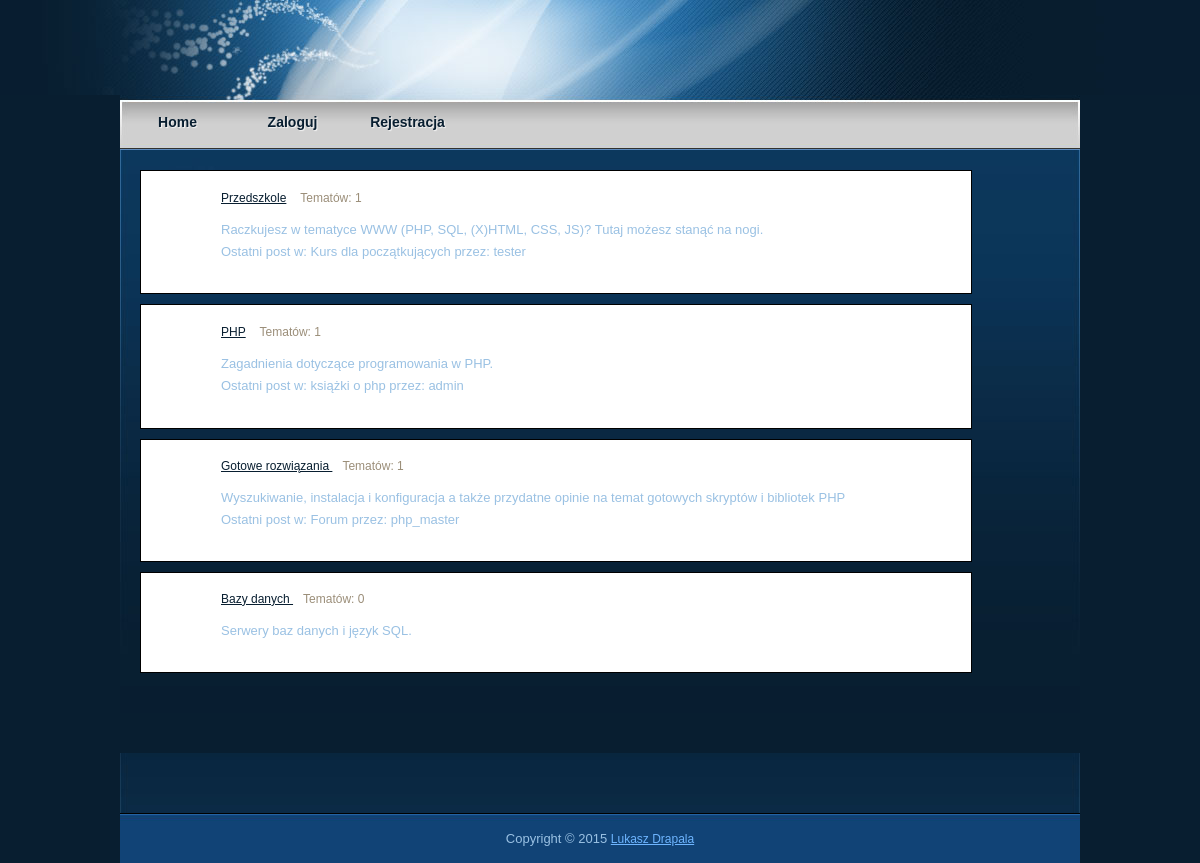
The page / on the database its author committed.
### tables this page shows
CREATE TABLE IF NOT EXISTS `sections` (
`id` int(11) NOT NULL,
  `last_topic_id` int(11) DEFAULT NULL,
  `user_id` int(11) NOT NULL,
  `name` varchar(255) NOT NULL,
  `description` tinytext,
  `amount_topics` smallint(6) DEFAULT '0',
  `is_closed` tinyint(4) NOT NULL DEFAULT '0',
  `created_on` timestamp NOT NULL DEFAULT CURRENT_TIMESTAMP ON UPDATE CURRENT_TIMESTAMP
);

CREATE TABLE IF NOT EXISTS `topics` (
`id` int(11) NOT NULL,
  `section_id` int(11) NOT NULL,
  `last_post_id` int(11) DEFAULT NULL,
  `user_id` int(11) NOT NULL,
  `name` varchar(255) NOT NULL,
  `description` tinytext,
  `amount_posts` smallint(6) DEFAULT '0',
  `is_closed` tinyint(4) NOT NULL DEFAULT '0',
  `created_on` timestamp NOT NULL DEFAULT CURRENT_TIMESTAMP
);

CREATE TABLE IF NOT EXISTS `users` (
`id` int(11) NOT NULL,
  `username` varchar(45) NOT NULL,
  `email` varchar(255) DEFAULT NULL,
  `password` varchar(255) NOT NULL,
  `salt` varchar(12) NOT NULL,
  `amount_posts` smallint(6) DEFAULT '0',
  `created_on` timestamp NOT NULL DEFAULT CURRENT_TIMESTAMP
);

### library/CommonClasses.php (called while the page is built, shortened)
<?php
require_once 'Guard.php';
require_once 'AuthUser.php';
require_once 'Session.php';
$guard = new Guard();
$menu = "";
?>

### library/Session.php (called while the page is built, shortened)
<?php
class Session
{
    public static function get($key, $default = null)
    {
        return $default;
    }
    public static function has($key)
    {
        return array_key_exists($key, $_SESSION);
    }
}

### library/AuthUser.php (called while the page is built, shortened)
<?php
require_once 'Session.php';
class AuthUser
{
    public static function getId()
    {
        $user = self::getUserData();
        return 0;
    }
    private static function getUserData()
    {
        return Session::get("USER", []);
    }
}

### library/Guard.php (called while the page is built, shortened)
<?php
require_once 'AuthUser.php';
class Guard
{
    public function isUserAuthenticated()
    {
        return (AuthUser::getId() !== 0);
    }
}

### library/DatabaseConnection.php (called while the page is built, shortened)
<?php
class DatabaseConnection
{
    private static $connection;
    public static function connect()
    {
        if (self::$connection) {
            return self::$connection;
        }
        $servername = "localhost";
        $username = "root";
        $password = "";
        $dbName = "forum";
        $charset = "utf8";
        $conn = new \mysqli($servername, $username, $password, $dbName);
        $conn->set_charset($charset);
        self::$connection = $conn;
        return $conn;
    }
}

### library/Repository/SectionRepository.php (called while the page is built, shortened)
<?php
require_once 'Repository.php';
require_once 'TopicRepository.php';
require_once '/../Entity/User.php';
require_once '/../Entity/Topic.php';
require_once '/../Entity/Section.php';
require_once '/../Entity/Post.php';
class SectionRepository extends Repository
{
    public function findAll()
    {
        $sql = "SELECT s.id AS s_id, s.name AS s_name, s.description AS s_description, s.amount_topics AS s_amount_topics, ";
        $sql .= "t.id AS t_id, t.name AS t_name, ";
        $sql .= "p.id AS p_id, p.created_on AS p_created_on, ";
        $sql .= "u.id AS u_id, u.username AS u_username ";
        $sql .= "FROM sections s ";
        $sql .= "LEFT JOIN topics t on t.id = s.last_topic_id ";
        $sql .= "LEFT JOIN posts p on p.id = t.last_post_id ";
        $sql .= "LEFT JOIN users u on u.id = p.user_id ";
        $rows = $this->fetchAll($sql);
        $collection = array();
        foreach ($rows as $row) {
            $section = new Section();
            $section->setId($row['s_id']);
            $section->setName($row['s_name']);
            $section->setDescription($row['s_description']);
            $section->setAmountTopics((int) $row['s_amount_topics']);
            if ($row['t_id']) {
                $topic = new Topic();
                $topic->setId($row['t_id']);
                $topic->setName($row['t_name']);
                $section->setLastTopic($topic);
            }
            if ($row['p_id']) {
                $user = new User();
                $post = new Post();
            }
            $collection[] = $section;
        }
        return $collection;
    }
}

### library/Repository/Repository.php (called while the page is built, shortened)
<?php
require_once '/../DatabaseConnection.php';
class Repository
{
    private $dbConnection;
    public function __construct()
    {
        $this->dbConnection = DatabaseConnection::connect();
    }
    public function fetchAll($sql)
    {
        $result = $this->query($sql);
        if ($result) {
            return $result->fetch_all(MYSQLI_ASSOC);
        }
        return array();
    }
    private function query($sql)
    {
        $result = $this->dbConnection->query($sql);
        return $result;
    }
}

### library/Entity/Section.php (called while the page is built, shortened)
<?php
require_once 'User.php';
require_once 'Topic.php';
class Section
{
    private $id;
    private $name;
    private $description;
    private $amountTopics;
    private $lastTopic;
    public function getId()
    {
        return $this->id;
    }
    public function getName()
    {
        return $this->name;
    }
    public function getDescription()
    {
        return $this->description;
    }
    public function getAmountTopics()
    {
        return $this->amountTopics;
    }
    public function setId($id)
    {
        $this->id = $id;
        return $this;
    }
    public function setName($name)
    {
        $this->name = $name;
        return $this;
    }
    public function setDescription($description)
    {
        $this->description = $description;
        return $this;
    }
    public function setAmountTopics($amountTopics)
    {
        $this->amountTopics = $amountTopics;
        return $this;
    }
    public function getLastTopic()
    {
        return $this->lastTopic;
    }
    public function setLastTopic(Topic $lastTopic = null)
    {
        $this->lastTopic = $lastTopic;
        return $this;
    }
    public function getLastPost()
    {
        if ($this->getLastTopic()) {
            return $this->getLastTopic()->getLastPost();
        }
        return null;
    }
}

### library/Entity/Topic.php (called while the page is built, shortened)
<?php
require_once 'Section.php';
require_once 'Post.php';
require_once 'User.php';
class Topic
{
    private $name;
    private $lastPost;
    public function getName()
    {
        return $this->name;
    }
    public function getLastPost()
    {
        return $this->lastPost;
    }
    public function setId($id)
    {
        return $this;
    }
    public function setName($name)
    {
        $this->name = $name;
        return $this;
    }
    public function setLastPost(Post $lastPost = null)
    {
        $this->lastPost = $lastPost;
        return $this;
    }
}

### library/Entity/User.php (called while the page is built, shortened)
<?php
class User
{
    private $username;
    public function getUsername()
    {
        return $this->username;
    }
    public function setId($id)
    {
        return $this;
    }
    public function setUsername($username)
    {
        $this->username = $username;
        return $this;
    }
}

### library/Entity/Post.php (called while the page is built, shortened)
<?php
require_once 'Topic.php';
class Post
{
    private $user;
    public function getUser()
    {
        return $this->user;
    }
    public function getUsername()
    {
        return $this->getUser()->getUsername();
    }
    public function setId($id)
    {
        return $this;
    }
    public function setUser(User $user)
    {
        $this->user = $user;
        return $this;
    }
    public function setCreatedOn(\DateTime $createdOn)
    {
        return $this;
    }
}

### index.php (the view, shortened to what this page needs)
<?php
include 'library/CommonClasses.php';
require_once 'library/Repository/SectionRepository.php';
$sectionRepository = new SectionRepository();
$sections = $sectionRepository->findAll();
include 'library/Layout/Header.php';
?>
    <div id="forum_main">
        <div id="forum_content">
            <div id="comment_section">
                <ol class="comments first_level">
                    <?php foreach ($sections as $section) { ?>
                        <li>
                            <div class="comment_box commentbox1">
                                <div class="comment_text">
                                    <div class="comment_author">
                                        <a href="<?php echo "topic/list.php?sectionId=".$section->getId() ?>" style="color: #081e30"><?php echo $section->getName(); ?></a>
                                        <span class="date">Tematów: <?php echo $section->getAmountTopics(); ?></span>
                                    </div>
                                    <p><?php echo $section->getDescription(); ?></p>
                                    <?php if ($section->getLastTopic() && $section->getLastPost()) { ?>
                                        <p>
                                            Ostatni post w: <?php echo $section->getLastTopic()->getName() ?>
                                            przez: <?php echo $section->getLastPost()->getUsername() ?>
                                        </p>
                                    <?php } ?>
                                </div>
                            </div>
                        </li>
                    <?php } ?>
                </ol>
            </div>
        </div>
    </div>
<?php
include 'library/Layout/Footer.php';

### library/Layout/Header.php (shortened to what this page needs)
<!DOCTYPE html PUBLIC "-//W3C//DTD XHTML 1.0 Transitional//EN" "http://www.w3.org/TR/xhtml1/DTD/xhtml1-transitional.dtd">
<html xmlns="http://www.w3.org/1999/xhtml">
    <head>
        <link href="library/Layout/style.css" rel="stylesheet" type="text/css" />
    </head>
    <body>
        <div id="forum_wrapper">
            <div id="forum_header"> </div>
            <div id="forum_menu">
                <ul>
                    <li><a <?php echo ($menu === "home")? 'class="current' : ""; ?> href="index.php">Home</a></li>
                    <?php if ($guard->isUserAuthenticated()) { ?>
                        <li><a href="user/logout.php" class="last">Wyloguj</a></li>
                    <?php } else { ?>
                        <li><a <?php echo ($menu === "login")? 'class="current' : ""; ?> href="user/login.php" class="last">Zaloguj</a></li>
                    <?php } ?>
                    <?php if (!$guard->isUserAuthenticated()) { ?>
                        <li><a <?php echo ($menu === "registration")? 'class="current' : ""; ?>  href="user/registration.php" class="last">Rejestracja</a></li>
                    <?php } ?>
                </ul>
            </div>

### library/Layout/Footer.php (shortened to what this page needs)
        <div id="forum_footer_wrapper">
            <div id="forum_footer">
            </div>
            <div id="forum_copyright">
                Copyright © 2015 <a href="#">Lukasz Drapala
            </div>
        </div>
       </div>
    </body>
</html>
<?php
require_once '/../DatabaseConnection.php';
die();

### library/Layout/style.css (style rules this page uses)
body { margin: 0; padding: 0; color: #9ac1e3; font-family: Tahoma, Geneva, sans-serif; font-size: 13px; line-height: 1.7em; background-color: #081e30; background-image: url(images/forum_body.jpg); background-repeat: no-repeat; background-position: top center }
a, a:link, a:visited { color: #6eb5ff; font-weight: normal; text-decoration: underline; font-size: 12px; }
p { margin: 0 0 10px 0; padding: 0; }
#forum_wrapper { margin: 0 auto; width: 960px; padding: 0 10px; }
#forum_header { width: 960px; height: 95px; background: url(images/forum_header.jpg) top center no-repeat; }
#forum_menu { clear: both; width: 960px; height: 55px; background: url(images/forum_menu.jpg); }
#forum_menu ul { margin: 0; padding: 0; list-style: none; }
#forum_menu ul li { padding: 0; margin: 0; display: inline; }
#forum_menu ul li a { float: left; display: block; width: 115px; line-height: 55px; font-size: 14px; color: #081e30; text-align: center; text-decoration: none; font-weight: 700; outline: none; text-shadow: 1px 1px 1px #f5f5f5; }
#forum_main { clear: both; width: 920px; padding: 20px; background: url(images/forum_main.jpg) top center no-repeat }
#forum_content { float: left; width: 800px; }
.date { padding: 20px 0 0 0; font-size: 60px; color: #fff; margin-bottom: 10px; }
#comment_section { clear: both; margin-bottom: 60px; width: 800px; }
.first_level { margin: 0; padding: 0; }
.comments { list-style: none; }
.comments li { margin-bottom: 10px; list-style:none; }
.comments li .commentbox1 { border: 1px solid #000; background: #FFF; }
.comments li .comment_box { clear: both; width:100%; padding: 15px; }
.comment_box .comment_text { margin: 0 0 0 65px; }
.comment_box .comment_text p { margin: 0; }
.comment_text .comment_author { font-size: 14px; color: #000000; margin-bottom: 10px; }
.comment_text .date { font-size: 12px; font-weight: normal; color: #9b8e79; padding-left: 10px; }
#forum_footer_wrapper { clear: both; width: 960px; background: url(images/forum_divider.jpg) repeat-x top }
#forum_footer { clear: both; width: 900px; padding: 30px; background: url(images/forum_footer.jpg) bottom center no-repeat }
#forum_copyright { clear: both; width: 960px; height: 35px; padding: 15px 0 0; text-align: center; background: url(images/forum_copyright.jpg) no-repeat top }

### rows shown on the page
sections: name "Przedszkole", AmountTopics "1", description "Raczkujesz w tematyce WWW (PHP, SQL, (X)HTML, CSS, JS)? Tutaj możesz stanąć na nogi.", last_topic.name "Kurs dla początkujących", users.username "tester"
sections: name "PHP", AmountTopics "1", description "Zagadnienia dotyczące programowania w PHP.", last_topic.name "książki o php", user.username "admin"
sections: name "Gotowe rozwiązania", amount_topics "1", description "Wyszukiwanie, instalacja i konfiguracja a także przydatne opinie na temat gotowych skryptów i bibliotek PHP", last_topic.name "Forum", users.username "php_master"
sections: name "Bazy danych", amount_topics "0", description "Serwery baz danych i język SQL."
